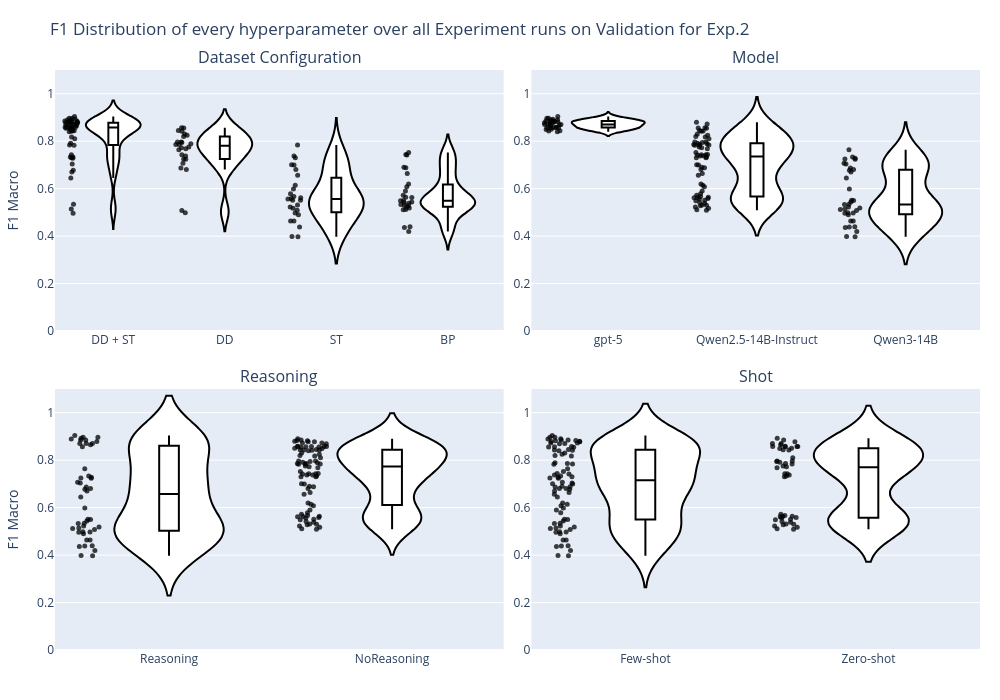

The notebook cell this image was saved under:
### Code cell
fig_viol = plot_f1_violin_combined(
    df=summary_table,
    run_name_col="run_name",
    f1_col="f1_macro",
    save_dir=save_dir,
    save=True,
)

fig_viol.show()

### Figure 1 — Plotly figure (JSON) as saved in the notebook; plotly's stock layout.template omitted (floating-point values rounded to 4 significant figures)
{"data": [{"box": {"visible": true, "width": 0.18}, "fillcolor": "white", "line": {"color": "black"}, "marker": {"color": "black", "opacity": 0.75, "size": 5}, "meanline": {"visible": false}, "name": "DD + ST", "opacity": 1, "points": "all", "quartilemethod": "linear", "showlegend": false, "type": "violin", "xaxis": "x", "y": [0.8427, 0.8797, 0.7828, 0.818, 0.8544, 0.872, 0.7433, 0.8102, 0.7333, 0.7298, 0.7843, 0.7911, 0.4967, 0.7338, 0.6772, 0.5337, 0.6703, 0.6444, 0.514, 0.7039, 0.7283, 0.8846, 0.8697, 0.8823, 0.8832, 0.872, 0.8774, 0.8403, 0.8899, 0.8575, 0.885, 0.8707, 0.8972, 0.8786, 0.8894, 0.9042, 0.8972, 0.8497, 0.8575, 0.8438, 0.8585, 0.8576, 0.8431, 0.8502, 0.8575, 0.8774, 0.8846, 0.8707, 0.8922, 0.8707, 0.8645, 0.8563], "yaxis": "y"}, {"box": {"visible": true, "width": 0.18}, "fillcolor": "white", "line": {"color": "black"}, "marker": {"color": "black", "opacity": 0.75, "size": 5}, "meanline": {"visible": false}, "name": "DD", "opacity": 1, "points": "all", "quartilemethod": "linear", "showlegend": false, "type": "violin", "xaxis": "x", "y": [0.8193, 0.8421, 0.8448, 0.7857, 0.8305, 0.8251, 0.7892, 0.8571, 0.8553, 0.7968, 0.7425, 0.7949, 0.7676, 0.7964, 0.7376, 0.7857, 0.7753, 0.7724, 0.7069, 0.6871, 0.5078, 0.7241, 0.6811, 0.4979, 0.7638, 0.7246], "yaxis": "y"}, {"box": {"visible": true, "width": 0.18}, "fillcolor": "white", "line": {"color": "black"}, "marker": {"color": "black", "opacity": 0.75, "size": 5}, "meanline": {"visible": false}, "name": "ST", "opacity": 1, "points": "all", "quartilemethod": "linear", "showlegend": false, "type": "violin", "xaxis": "x", "y": [0.5789, 0.7843, 0.7377, 0.6144, 0.6994, 0.6808, 0.6569, 0.7305, 0.7007, 0.5506, 0.5224, 0.5581, 0.556, 0.5092, 0.531, 0.5618, 0.5169, 0.5673, 0.3986, 0.4976, 0.5984, 0.3975, 0.4632, 0.4899, 0.438, 0.4634, 0.5506], "yaxis": "y"}, {"box": {"visible": true, "width": 0.18}, "fillcolor": "white", "line": {"color": "black"}, "marker": {"color": "black", "opacity": 0.75, "size": 5}, "meanline": {"visible": false}, "name": "BP", "opacity": 1, "points": "all", "quartilemethod": "linear", "showlegend": false, "type": "violin", "xaxis": "x", "y": [0.62, 0.7523, 0.69, 0.608, 0.7413, 0.6879, 0.5903, 0.7437, 0.6639, 0.5636, 0.5108, 0.572, 0.5411, 0.5303, 0.5283, 0.5379, 0.549, 0.5629, 0.4397, 0.5503, 0.5187, 0.4193, 0.5119, 0.5222, 0.4359, 0.5331, 0.5441], "yaxis": "y"}, {"box": {"visible": true, "width": 0.18}, "fillcolor": "white", "line": {"color": "black"}, "marker": {"color": "black", "opacity": 0.75, "size": 5}, "meanline": {"visible": false}, "name": "gpt-5", "opacity": 1, "points": "all", "quartilemethod": "linear", "showlegend": false, "type": "violin", "xaxis": "x2", "y": [0.8846, 0.8697, 0.8823, 0.8832, 0.872, 0.8774, 0.8403, 0.8899, 0.8575, 0.885, 0.8707, 0.8972, 0.8786, 0.8894, 0.9042, 0.8972, 0.8497, 0.8575, 0.8438, 0.8585, 0.8576, 0.8431, 0.8502, 0.8575, 0.8774, 0.8846, 0.8707, 0.8922, 0.8707, 0.8645, 0.8563], "yaxis": "y2"}, {"box": {"visible": true, "width": 0.18}, "fillcolor": "white", "line": {"color": "black"}, "marker": {"color": "black", "opacity": 0.75, "size": 5}, "meanline": {"visible": false}, "name": "Qwen2.5-14B-Instruct", "opacity": 1, "points": "all", "quartilemethod": "linear", "showlegend": false, "type": "violin", "xaxis": "x2", "y": [0.62, 0.7523, 0.69, 0.608, 0.7413, 0.6879, 0.5903, 0.7437, 0.6639, 0.8427, 0.8797, 0.7828, 0.818, 0.8544, 0.872, 0.8193, 0.8421, 0.8448, 0.7857, 0.8305, 0.8251, 0.7892, 0.8571, 0.8553, 0.5789, 0.7843, 0.7377, 0.6144, 0.6994, 0.6808, 0.6569, 0.7305, 0.7007, 0.5636, 0.5108, 0.572, 0.5411, 0.5303, 0.5283, 0.5379, 0.549, 0.5629, 0.7433, 0.8102, 0.7333, 0.7298, 0.7843, 0.7911, 0.7968, 0.7425, 0.7949, 0.7676, 0.7964, 0.7376, 0.7857, 0.7753, 0.7724, 0.5506, 0.5224, 0.5581, 0.556, 0.5092, 0.531, 0.5618, 0.5169, 0.5673], "yaxis": "y2"}, {"box": {"visible": true, "width": 0.18}, "fillcolor": "white", "line": {"color": "black"}, "marker": {"color": "black", "opacity": 0.75, "size": 5}, "meanline": {"visible": false}, "name": "Qwen3-14B", "opacity": 1, "points": "all", "quartilemethod": "linear", "showlegend": false, "type": "violin", "xaxis": "x2", "y": [0.4397, 0.5503, 0.5187, 0.4193, 0.5119, 0.5222, 0.4359, 0.5331, 0.5441, 0.4967, 0.7338, 0.6772, 0.5337, 0.6703, 0.6444, 0.514, 0.7039, 0.7283, 0.7069, 0.6871, 0.5078, 0.7241, 0.6811, 0.4979, 0.7638, 0.7246, 0.3986, 0.4976, 0.5984, 0.3975, 0.4632, 0.4899, 0.438, 0.4634, 0.5506], "yaxis": "y2"}, {"box": {"visible": true, "width": 0.18}, "fillcolor": "white", "line": {"color": "black"}, "marker": {"color": "black", "opacity": 0.75, "size": 5}, "meanline": {"visible": false}, "name": "Reasoning", "opacity": 1, "points": "all", "quartilemethod": "linear", "showlegend": false, "type": "violin", "xaxis": "x3", "y": [0.4397, 0.5503, 0.5187, 0.4193, 0.5119, 0.5222, 0.4359, 0.5331, 0.5441, 0.4967, 0.7338, 0.6772, 0.5337, 0.6703, 0.6444, 0.514, 0.7039, 0.7283, 0.7069, 0.6871, 0.5078, 0.7241, 0.6811, 0.4979, 0.7638, 0.7246, 0.3986, 0.4976, 0.5984, 0.3975, 0.4632, 0.4899, 0.438, 0.4634, 0.5506, 0.885, 0.8707, 0.8972, 0.8786, 0.8894, 0.9042, 0.8972, 0.8846, 0.8707, 0.8922, 0.8707, 0.8645, 0.8563], "yaxis": "y3"}, {"box": {"visible": true, "width": 0.18}, "fillcolor": "white", "line": {"color": "black"}, "marker": {"color": "black", "opacity": 0.75, "size": 5}, "meanline": {"visible": false}, "name": "NoReasoning", "opacity": 1, "points": "all", "quartilemethod": "linear", "showlegend": false, "type": "violin", "xaxis": "x3", "y": [0.62, 0.7523, 0.69, 0.608, 0.7413, 0.6879, 0.5903, 0.7437, 0.6639, 0.8427, 0.8797, 0.7828, 0.818, 0.8544, 0.872, 0.8193, 0.8421, 0.8448, 0.7857, 0.8305, 0.8251, 0.7892, 0.8571, 0.8553, 0.5789, 0.7843, 0.7377, 0.6144, 0.6994, 0.6808, 0.6569, 0.7305, 0.7007, 0.5636, 0.5108, 0.572, 0.5411, 0.5303, 0.5283, 0.5379, 0.549, 0.5629, 0.7433, 0.8102, 0.7333, 0.7298, 0.7843, 0.7911, 0.7968, 0.7425, 0.7949, 0.7676, 0.7964, 0.7376, 0.7857, 0.7753, 0.7724, 0.5506, 0.5224, 0.5581, 0.556, 0.5092, 0.531, 0.5618, 0.5169, 0.5673, 0.8846, 0.8697, 0.8823, 0.8832, 0.872, 0.8774, 0.8403, 0.8899, 0.8575, 0.8497, 0.8575, 0.8438, 0.8585, 0.8576, 0.8431, 0.8502, 0.8575, 0.8774], "yaxis": "y3"}, {"box": {"visible": true, "width": 0.18}, "fillcolor": "white", "line": {"color": "black"}, "marker": {"color": "black", "opacity": 0.75, "size": 5}, "meanline": {"visible": false}, "name": "Few-shot", "opacity": 1, "points": "all", "quartilemethod": "linear", "showlegend": false, "type": "violin", "xaxis": "x4", "y": [0.62, 0.7523, 0.69, 0.608, 0.7413, 0.6879, 0.5903, 0.7437, 0.6639, 0.8427, 0.8797, 0.7828, 0.818, 0.8544, 0.872, 0.8193, 0.8421, 0.8448, 0.7857, 0.8305, 0.8251, 0.7892, 0.8571, 0.8553, 0.5789, 0.7843, 0.7377, 0.6144, 0.6994, 0.6808, 0.6569, 0.7305, 0.7007, 0.4397, 0.5503, 0.5187, 0.4193, 0.5119, 0.5222, 0.4359, 0.5331, 0.5441, 0.4967, 0.7338, 0.6772, 0.5337, 0.6703, 0.6444, 0.514, 0.7039, 0.7283, 0.7069, 0.6871, 0.5078, 0.7241, 0.6811, 0.4979, 0.7638, 0.7246, 0.3986, 0.4976, 0.5984, 0.3975, 0.4632, 0.4899, 0.438, 0.4634, 0.5506, 0.8846, 0.8697, 0.8823, 0.8832, 0.872, 0.8774, 0.8403, 0.8899, 0.8575, 0.885, 0.8707, 0.8972, 0.8786, 0.8894, 0.9042, 0.8972], "yaxis": "y4"}, {"box": {"visible": true, "width": 0.18}, "fillcolor": "white", "line": {"color": "black"}, "marker": {"color": "black", "opacity": 0.75, "size": 5}, "meanline": {"visible": false}, "name": "Zero-shot", "opacity": 1, "points": "all", "quartilemethod": "linear", "showlegend": false, "type": "violin", "xaxis": "x4", "y": [0.5636, 0.5108, 0.572, 0.5411, 0.5303, 0.5283, 0.5379, 0.549, 0.5629, 0.7433, 0.8102, 0.7333, 0.7298, 0.7843, 0.7911, 0.7968, 0.7425, 0.7949, 0.7676, 0.7964, 0.7376, 0.7857, 0.7753, 0.7724, 0.5506, 0.5224, 0.5581, 0.556, 0.5092, 0.531, 0.5618, 0.5169, 0.5673, 0.8497, 0.8575, 0.8438, 0.8585, 0.8576, 0.8431, 0.8502, 0.8575, 0.8774, 0.8846, 0.8707, 0.8922, 0.8707, 0.8645, 0.8563], "yaxis": "y4"}], "layout": {"annotations": [{"font": {"size": 16}, "showarrow": false, "text": "Dataset Configuration", "x": 0.2425, "xanchor": "center", "xref": "paper", "y": 1, "yanchor": "bottom", "yref": "paper"}, {"font": {"size": 16}, "showarrow": false, "text": "Model", "x": 0.7575, "xanchor": "center", "xref": "paper", "y": 1, "yanchor": "bottom", "yref": "paper"}, {"font": {"size": 16}, "showarrow": false, "text": "Reasoning", "x": 0.2425, "xanchor": "center", "xref": "paper", "y": 0.45, "yanchor": "bottom", "yref": "paper"}, {"font": {"size": 16}, "showarrow": false, "text": "Shot", "x": 0.7575, "xanchor": "center", "xref": "paper", "y": 0.45, "yanchor": "bottom", "yref": "paper"}], "height": 700, "margin": {"b": 50, "l": 40, "r": 20, "t": 70}, "title": {"text": "F1 Distribution of every hyperparameter over all Experiment runs on Validation for Exp.2"}, "width": 1000, "xaxis": {"anchor": "y", "autorange": true, "domain": [0, 0.485], "range": [-0.5224, 3.5], "type": "category"}, "xaxis2": {"anchor": "y2", "autorange": true, "domain": [0.515, 1], "range": [-0.5168, 2.5], "type": "category"}, "xaxis3": {"anchor": "y3", "autorange": true, "domain": [0, 0.485], "range": [-0.5112, 1.5], "type": "category"}, "xaxis4": {"anchor": "y4", "autorange": true, "domain": [0.515, 1], "range": [-0.5112, 1.5], "type": "category"}, "yaxis": {"anchor": "x", "domain": [0.55, 1], "range": [0, 1.1], "ticktext": ["0", "0.2", "0.4", "0.6", "0.8", "1"], "tickvals": [0, 0.2, 0.4, 0.6, 0.8, 1], "title": {"text": "F1 Macro"}, "type": "linear"}, "yaxis2": {"anchor": "x2", "domain": [0.55, 1], "range": [0, 1.1], "ticktext": ["0", "0.2", "0.4", "0.6", "0.8", "1"], "tickvals": [0, 0.2, 0.4, 0.6, 0.8, 1], "title": {}, "type": "linear"}, "yaxis3": {"anchor": "x3", "domain": [0, 0.45], "range": [0, 1.1], "ticktext": ["0", "0.2", "0.4", "0.6", "0.8", "1"], "tickvals": [0, 0.2, 0.4, 0.6, 0.8, 1], "title": {"text": "F1 Macro"}, "type": "linear"}, "yaxis4": {"anchor": "x4", "domain": [0, 0.45], "range": [0, 1.1], "ticktext": ["0", "0.2", "0.4", "0.6", "0.8", "1"], "tickvals": [0, 0.2, 0.4, 0.6, 0.8, 1], "title": {}, "type": "linear"}}}
